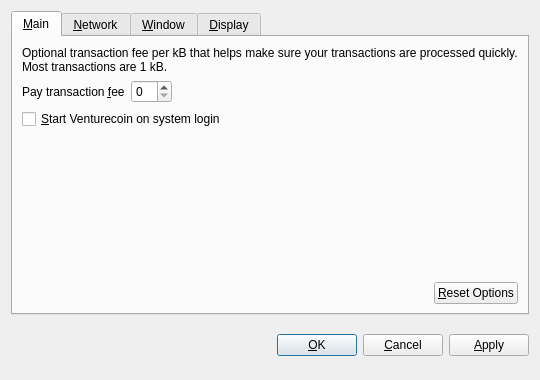
<?xml version="1.0" encoding="UTF-8"?>
<ui version="4.0">
 <class>OptionsDialog</class>
 <widget class="QDialog" name="OptionsDialog">
  <property name="geometry">
   <rect>
    <x>0</x>
    <y>0</y>
    <width>540</width>
    <height>380</height>
   </rect>
  </property>
  <property name="windowTitle">
   <string>Options</string>
  </property>
  <property name="modal">
   <bool>true</bool>
  </property>
  <layout class="QVBoxLayout" name="verticalLayout">
   <item>
    <widget class="QTabWidget" name="tabWidget">
     <property name="tabPosition">
      <enum>QTabWidget::North</enum>
     </property>
     <property name="currentIndex">
      <number>0</number>
     </property>
     <widget class="QWidget" name="tabMain">
      <attribute name="title">
       <string>&amp;Main</string>
      </attribute>
      <layout class="QVBoxLayout" name="verticalLayout_Main">
       <item>
        <widget class="QLabel" name="transactionFeeInfoLabel">
         <property name="text">
          <string>Optional transaction fee per kB that helps make sure your transactions are processed quickly. Most transactions are 1 kB.</string>
         </property>
         <property name="textFormat">
          <enum>Qt::PlainText</enum>
         </property>
         <property name="wordWrap">
          <bool>true</bool>
         </property>
        </widget>
       </item>
       <item>
        <layout class="QHBoxLayout" name="horizontalLayout_1_Main">
         <item>
          <widget class="QLabel" name="transactionFeeLabel">
           <property name="text">
            <string>Pay transaction &amp;fee</string>
           </property>
           <property name="textFormat">
            <enum>Qt::PlainText</enum>
           </property>
           <property name="buddy">
            <cstring>transactionFee</cstring>
           </property>
          </widget>
         </item>
         <item>
          <widget class="BitcoinAmountField" name="transactionFee"/>
         </item>
         <item>
          <spacer name="horizontalSpacer_1_Main">
           <property name="orientation">
            <enum>Qt::Horizontal</enum>
           </property>
           <property name="sizeHint" stdset="0">
            <size>
             <width>40</width>
             <height>20</height>
            </size>
           </property>
          </spacer>
         </item>
        </layout>
       </item>
       <item>
        <widget class="QCheckBox" name="bitcoinAtStartup">
         <property name="toolTip">
          <string>Automatically start Venturecoin after logging in to the system.</string>
         </property>
         <property name="text">
          <string>&amp;Start Venturecoin on system login</string>
         </property>
        </widget>
       </item>
       <item>
        <spacer name="verticalSpacer_Main">
         <property name="orientation">
          <enum>Qt::Vertical</enum>
         </property>
         <property name="sizeHint" stdset="0">
          <size>
           <width>20</width>
           <height>40</height>
          </size>
         </property>
        </spacer>
       </item>
       <item>
        <layout class="QHBoxLayout" name="horizontalLayout_2_Main">
         <item>
          <spacer name="horizontalSpacer_2_Main">
           <property name="orientation">
            <enum>Qt::Horizontal</enum>
           </property>
           <property name="sizeHint" stdset="0">
            <size>
             <width>40</width>
             <height>20</height>
            </size>
           </property>
          </spacer>
         </item>
         <item>
          <widget class="QPushButton" name="resetButton">
           <property name="toolTip">
            <string>Reset all client options to default.</string>
           </property>
           <property name="text">
            <string>&amp;Reset Options</string>
           </property>
           <property name="autoDefault">
            <bool>false</bool>
           </property>
          </widget>
         </item>
        </layout>
       </item>
      </layout>
     </widget>
     <widget class="QWidget" name="tabNetwork">
      <attribute name="title">
       <string>&amp;Network</string>
      </attribute>
      <layout class="QVBoxLayout" name="verticalLayout_Network">
       <item>
        <widget class="QCheckBox" name="mapPortUpnp">
         <property name="toolTip">
          <string>Automatically open the Venturecoin client port on the router. This only works when your router supports UPnP and it is enabled.</string>
         </property>
         <property name="text">
          <string>Map port using &amp;UPnP</string>
         </property>
        </widget>
       </item>
       <item>
        <widget class="QCheckBox" name="connectSocks">
         <property name="toolTip">
          <string>Connect to the Venturecoin network through a SOCKS proxy (e.g. when connecting through Tor).</string>
         </property>
         <property name="text">
          <string>&amp;Connect through SOCKS proxy:</string>
         </property>
        </widget>
       </item>
       <item>
        <layout class="QHBoxLayout" name="horizontalLayout_Network">
         <item>
          <widget class="QLabel" name="proxyIpLabel">
           <property name="text">
            <string>Proxy &amp;IP:</string>
           </property>
           <property name="textFormat">
            <enum>Qt::PlainText</enum>
           </property>
           <property name="buddy">
            <cstring>proxyIp</cstring>
           </property>
          </widget>
         </item>
         <item>
          <widget class="QValidatedLineEdit" name="proxyIp">
           <property name="maximumSize">
            <size>
             <width>140</width>
             <height>16777215</height>
            </size>
           </property>
           <property name="toolTip">
            <string>IP address of the proxy (e.g. 127.0.0.1)</string>
           </property>
          </widget>
         </item>
         <item>
          <widget class="QLabel" name="proxyPortLabel">
           <property name="text">
            <string>&amp;Port:</string>
           </property>
           <property name="textFormat">
            <enum>Qt::PlainText</enum>
           </property>
           <property name="buddy">
            <cstring>proxyPort</cstring>
           </property>
          </widget>
         </item>
         <item>
          <widget class="QLineEdit" name="proxyPort">
           <property name="maximumSize">
            <size>
             <width>55</width>
             <height>16777215</height>
            </size>
           </property>
           <property name="toolTip">
            <string>Port of the proxy (e.g. 9050)</string>
           </property>
          </widget>
         </item>
         <item>
          <widget class="QLabel" name="socksVersionLabel">
           <property name="text">
            <string>SOCKS &amp;Version:</string>
           </property>
           <property name="textFormat">
            <enum>Qt::PlainText</enum>
           </property>
           <property name="buddy">
            <cstring>socksVersion</cstring>
           </property>
          </widget>
         </item>
         <item>
          <widget class="QValueComboBox" name="socksVersion">
           <property name="toolTip">
            <string>SOCKS version of the proxy (e.g. 5)</string>
           </property>
          </widget>
         </item>
         <item>
          <spacer name="horizontalSpacer_Network">
           <property name="orientation">
            <enum>Qt::Horizontal</enum>
           </property>
           <property name="sizeHint" stdset="0">
            <size>
             <width>40</width>
             <height>20</height>
            </size>
           </property>
          </spacer>
         </item>
        </layout>
       </item>
       <item>
        <spacer name="verticalSpacer_Network">
         <property name="orientation">
          <enum>Qt::Vertical</enum>
         </property>
         <property name="sizeHint" stdset="0">
          <size>
           <width>20</width>
           <height>40</height>
          </size>
         </property>
        </spacer>
       </item>
      </layout>
     </widget>
     <widget class="QWidget" name="tabWindow">
      <attribute name="title">
       <string>&amp;Window</string>
      </attribute>
      <layout class="QVBoxLayout" name="verticalLayout_Window">
       <item>
        <widget class="QCheckBox" name="minimizeToTray">
         <property name="toolTip">
          <string>Show only a tray icon after minimizing the window.</string>
         </property>
         <property name="text">
          <string>&amp;Minimize to the tray instead of the taskbar</string>
         </property>
        </widget>
       </item>
       <item>
        <widget class="QCheckBox" name="minimizeOnClose">
         <property name="toolTip">
          <string>Minimize instead of exit the application when the window is closed. When this option is enabled, the application will be closed only after selecting Quit in the menu.</string>
         </property>
         <property name="text">
          <string>M&amp;inimize on close</string>
         </property>
        </widget>
       </item>
       <item>
        <spacer name="verticalSpacer_Window">
         <property name="orientation">
          <enum>Qt::Vertical</enum>
         </property>
         <property name="sizeHint" stdset="0">
          <size>
           <width>20</width>
           <height>40</height>
          </size>
         </property>
        </spacer>
       </item>
      </layout>
     </widget>
     <widget class="QWidget" name="tabDisplay">
      <attribute name="title">
       <string>&amp;Display</string>
      </attribute>
      <layout class="QVBoxLayout" name="verticalLayout_Display">
       <item>
        <layout class="QHBoxLayout" name="horizontalLayout_1_Display">
         <item>
          <widget class="QLabel" name="langLabel">
           <property name="text">
            <string>User Interface &amp;language:</string>
           </property>
           <property name="textFormat">
            <enum>Qt::PlainText</enum>
           </property>
           <property name="buddy">
            <cstring>lang</cstring>
           </property>
          </widget>
         </item>
         <item>
          <widget class="QValueComboBox" name="lang">
           <property name="toolTip">
            <string>The user interface language can be set here. This setting will take effect after restarting Venturecoin.</string>
           </property>
          </widget>
         </item>
        </layout>
       </item>
       <item>
        <layout class="QHBoxLayout" name="horizontalLayout_2_Display">
         <item>
          <widget class="QLabel" name="unitLabel">
           <property name="text">
            <string>&amp;Unit to show amounts in:</string>
           </property>
           <property name="textFormat">
            <enum>Qt::PlainText</enum>
           </property>
           <property name="buddy">
            <cstring>unit</cstring>
           </property>
          </widget>
         </item>
         <item>
          <widget class="QValueComboBox" name="unit">
           <property name="toolTip">
            <string>Choose the default subdivision unit to show in the interface and when sending coins.</string>
           </property>
          </widget>
         </item>
        </layout>
       </item>
       <item>
        <widget class="QCheckBox" name="displayAddresses">
         <property name="toolTip">
          <string>Whether to show Venturecoin addresses in the transaction list or not.</string>
         </property>
         <property name="text">
          <string>&amp;Display addresses in transaction list</string>
         </property>
        </widget>
       </item>
       <item>
        <widget class="QCheckBox" name="coinControlFeatures">
         <property name="toolTip">
          <string>Whether to show coin control features or not.</string>
         </property>
         <property name="text">
          <string>Display coin &amp;control features (experts only!)</string>
         </property>
        </widget>
       </item>
       <item>
        <spacer name="verticalSpacer_Display">
         <property name="orientation">
          <enum>Qt::Vertical</enum>
         </property>
         <property name="sizeHint" stdset="0">
          <size>
           <width>20</width>
           <height>40</height>
          </size>
         </property>
        </spacer>
       </item>
      </layout>
     </widget>
    </widget>
   </item>
   <item>
    <layout class="QHBoxLayout" name="horizontalLayout_Buttons">
     <item>
      <spacer name="horizontalSpacer_1">
       <property name="orientation">
        <enum>Qt::Horizontal</enum>
       </property>
       <property name="sizeHint" stdset="0">
        <size>
         <width>40</width>
         <height>48</height>
        </size>
       </property>
      </spacer>
     </item>
     <item>
      <widget class="QLabel" name="statusLabel">
       <property name="font">
        <font>
         <weight>75</weight>
         <bold>true</bold>
        </font>
       </property>
       <property name="text">
        <string/>
       </property>
       <property name="textFormat">
        <enum>Qt::PlainText</enum>
       </property>
       <property name="wordWrap">
        <bool>true</bool>
       </property>
      </widget>
     </item>
     <item>
      <spacer name="horizontalSpacer_2">
       <property name="orientation">
        <enum>Qt::Horizontal</enum>
       </property>
       <property name="sizeHint" stdset="0">
        <size>
         <width>40</width>
         <height>48</height>
        </size>
       </property>
      </spacer>
     </item>
     <item>
      <widget class="QPushButton" name="okButton">
       <property name="text">
        <string>&amp;OK</string>
       </property>
      </widget>
     </item>
     <item>
      <widget class="QPushButton" name="cancelButton">
       <property name="text">
        <string>&amp;Cancel</string>
       </property>
       <property name="autoDefault">
        <bool>false</bool>
       </property>
      </widget>
     </item>
     <item>
      <widget class="QPushButton" name="applyButton">
       <property name="text">
        <string>&amp;Apply</string>
       </property>
       <property name="autoDefault">
        <bool>false</bool>
       </property>
      </widget>
     </item>
    </layout>
   </item>
  </layout>
 </widget>
 <customwidgets>
  <customwidget>
   <class>BitcoinAmountField</class>
   <extends>QSpinBox</extends>
   <header>bitcoinamountfield.h</header>
  </customwidget>
  <customwidget>
   <class>QValueComboBox</class>
   <extends>QComboBox</extends>
   <header>qvaluecombobox.h</header>
  </customwidget>
  <customwidget>
   <class>QValidatedLineEdit</class>
   <extends>QLineEdit</extends>
   <header>qvalidatedlineedit.h</header>
  </customwidget>
 </customwidgets>
 <resources/>
 <connections/>
</ui>
